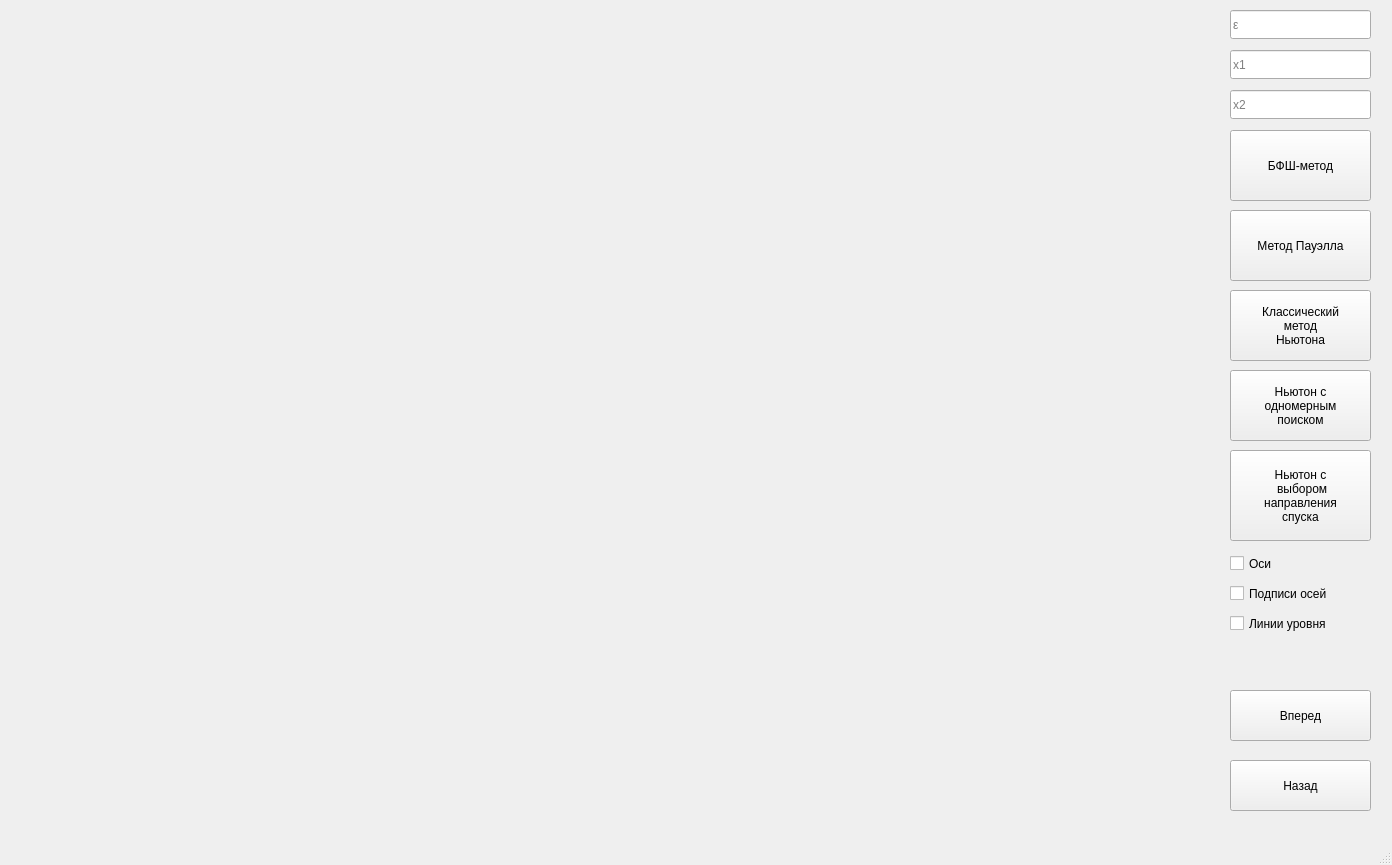
<?xml version="1.0" encoding="UTF-8"?>
<ui version="4.0">
 <class>VisualiserWindow</class>
 <widget class="QMainWindow" name="VisualiserWindow">
  <property name="geometry">
   <rect>
    <x>0</x>
    <y>0</y>
    <width>1392</width>
    <height>865</height>
   </rect>
  </property>
  <property name="windowTitle">
   <string>VisualiserWindow</string>
  </property>
  <widget class="QWidget" name="centralwidget">
   <widget class="QCustomPlot" name="graphField" native="true">
    <property name="geometry">
     <rect>
      <x>10</x>
      <y>10</y>
      <width>1201</width>
      <height>801</height>
     </rect>
    </property>
   </widget>
   <widget class="QLineEdit" name="epsLineEdit">
    <property name="geometry">
     <rect>
      <x>1230</x>
      <y>10</y>
      <width>141</width>
      <height>29</height>
     </rect>
    </property>
    <property name="text">
     <string/>
    </property>
    <property name="placeholderText">
     <string>ε</string>
    </property>
   </widget>
   <widget class="QPushButton" name="bfsButton">
    <property name="geometry">
     <rect>
      <x>1230</x>
      <y>130</y>
      <width>141</width>
      <height>71</height>
     </rect>
    </property>
    <property name="text">
     <string>БФШ-метод</string>
    </property>
   </widget>
   <widget class="QPushButton" name="powellButton">
    <property name="geometry">
     <rect>
      <x>1230</x>
      <y>210</y>
      <width>141</width>
      <height>71</height>
     </rect>
    </property>
    <property name="text">
     <string>Метод Пауэлла</string>
    </property>
   </widget>
   <widget class="QPushButton" name="nextButton">
    <property name="geometry">
     <rect>
      <x>1230</x>
      <y>690</y>
      <width>141</width>
      <height>51</height>
     </rect>
    </property>
    <property name="text">
     <string>Вперед</string>
    </property>
   </widget>
   <widget class="QPushButton" name="prevButton">
    <property name="geometry">
     <rect>
      <x>1230</x>
      <y>760</y>
      <width>141</width>
      <height>51</height>
     </rect>
    </property>
    <property name="text">
     <string>Назад</string>
    </property>
   </widget>
   <widget class="QLineEdit" name="x1LineEdit">
    <property name="geometry">
     <rect>
      <x>1230</x>
      <y>50</y>
      <width>141</width>
      <height>29</height>
     </rect>
    </property>
    <property name="text">
     <string/>
    </property>
    <property name="placeholderText">
     <string>x1</string>
    </property>
   </widget>
   <widget class="QCheckBox" name="axiesCheckBox">
    <property name="geometry">
     <rect>
      <x>1230</x>
      <y>550</y>
      <width>110</width>
      <height>27</height>
     </rect>
    </property>
    <property name="autoFillBackground">
     <bool>false</bool>
    </property>
    <property name="text">
     <string>Оси</string>
    </property>
    <property name="tristate">
     <bool>false</bool>
    </property>
   </widget>
   <widget class="QCheckBox" name="levelLinesCheckBox">
    <property name="geometry">
     <rect>
      <x>1230</x>
      <y>610</y>
      <width>151</width>
      <height>27</height>
     </rect>
    </property>
    <property name="text">
     <string>Линии уровня</string>
    </property>
    <property name="tristate">
     <bool>false</bool>
    </property>
   </widget>
   <widget class="QCheckBox" name="axiesLabelsCheckBox">
    <property name="geometry">
     <rect>
      <x>1230</x>
      <y>580</y>
      <width>141</width>
      <height>27</height>
     </rect>
    </property>
    <property name="text">
     <string>Подписи осей</string>
    </property>
    <property name="tristate">
     <bool>false</bool>
    </property>
   </widget>
   <widget class="QLineEdit" name="x2LineEdit">
    <property name="geometry">
     <rect>
      <x>1230</x>
      <y>90</y>
      <width>141</width>
      <height>29</height>
     </rect>
    </property>
    <property name="text">
     <string/>
    </property>
    <property name="placeholderText">
     <string>x2</string>
    </property>
   </widget>
   <widget class="QPushButton" name="classicNewtonButton">
    <property name="geometry">
     <rect>
      <x>1230</x>
      <y>290</y>
      <width>141</width>
      <height>71</height>
     </rect>
    </property>
    <property name="text">
     <string>Классический
метод
Ньютона</string>
    </property>
   </widget>
   <widget class="QPushButton" name="unidimSearchNewton">
    <property name="geometry">
     <rect>
      <x>1230</x>
      <y>370</y>
      <width>141</width>
      <height>71</height>
     </rect>
    </property>
    <property name="text">
     <string>Ньютон с
одномерным
поиском</string>
    </property>
   </widget>
   <widget class="QPushButton" name="descentDirectionNewton">
    <property name="geometry">
     <rect>
      <x>1230</x>
      <y>450</y>
      <width>141</width>
      <height>91</height>
     </rect>
    </property>
    <property name="text">
     <string>Ньютон с
 выбором
направления
спуска</string>
    </property>
   </widget>
   <widget class="QLabel" name="iterationLabel">
    <property name="geometry">
     <rect>
      <x>1230</x>
      <y>650</y>
      <width>141</width>
      <height>31</height>
     </rect>
    </property>
    <property name="text">
     <string/>
    </property>
   </widget>
  </widget>
  <widget class="QMenuBar" name="menubar">
   <property name="geometry">
    <rect>
     <x>0</x>
     <y>0</y>
     <width>1392</width>
     <height>26</height>
    </rect>
   </property>
  </widget>
  <widget class="QStatusBar" name="statusbar"/>
 </widget>
 <customwidgets>
  <customwidget>
   <class>QCustomPlot</class>
   <extends>QWidget</extends>
   <header>qcustomplot.h</header>
   <container>1</container>
  </customwidget>
 </customwidgets>
 <resources/>
 <connections/>
</ui>
